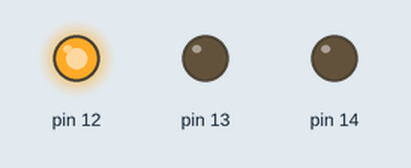
A sketch run on a simulated Arduino Uno, built with avr-gcc and run on an emulated ATmega328P. Shown: output pins drawn as LEDs (lit = HIGH).

Above: at 0.5 s.
At 1.5 s:
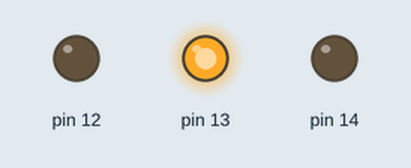
At 5.5 s:
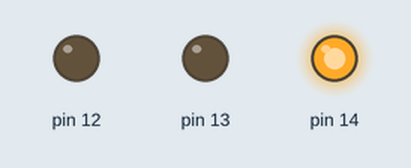
Timing chart, 0 to 6.9 s (numbered marks = the images above):
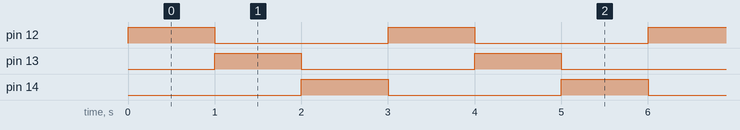

The sketch:

Led_ex02.ino
```cpp
void setup() {


}

void loop() {
  analogWrite(12,255); //빨간색을 최대밝기로 켜라!
  analogWrite(13,0);
  analogWrite(14,0);
  delay(1000);
  //녹색
  analogWrite(12,0);
  analogWrite(13,255);
  analogWrite(14,0);
  delay(1000);
  //파란색
  analogWrite(12,0);
  analogWrite(13,0);
  analogWrite(14,255);
  delay(1000);

}
```

Measured:
- by itself, pin 12–14: alternates HIGH for 1.0 s and LOW for 2.0 s
- by itself, everything shown: repeats every 3.0 s, in 3 steps
